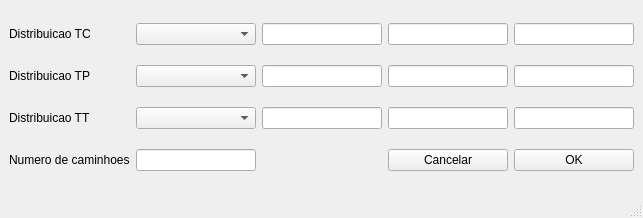
<?xml version="1.0" encoding="UTF-8"?>
<ui version="4.0">
 <class>JanelaConfiguracao</class>
 <widget class="QMainWindow" name="JanelaConfiguracao">
  <property name="windowModality">
   <enum>Qt::NonModal</enum>
  </property>
  <property name="geometry">
   <rect>
    <x>0</x>
    <y>0</y>
    <width>643</width>
    <height>218</height>
   </rect>
  </property>
  <property name="sizePolicy">
   <sizepolicy hsizetype="Preferred" vsizetype="Preferred">
    <horstretch>0</horstretch>
    <verstretch>0</verstretch>
   </sizepolicy>
  </property>
  <property name="windowTitle">
   <string>Configuracao</string>
  </property>
  <widget class="QWidget" name="centralwidget">
   <layout class="QGridLayout" name="gridLayout">
    <item row="2" column="0">
     <widget class="QLabel" name="label_3">
      <property name="text">
       <string>Distribuicao TT</string>
      </property>
     </widget>
    </item>
    <item row="1" column="1">
     <widget class="QComboBox" name="selecaoDistTP"/>
    </item>
    <item row="2" column="1">
     <widget class="QComboBox" name="selecaoDistTT"/>
    </item>
    <item row="0" column="0">
     <widget class="QLabel" name="label">
      <property name="text">
       <string>Distribuicao TC</string>
      </property>
     </widget>
    </item>
    <item row="3" column="0">
     <widget class="QLabel" name="label_4">
      <property name="text">
       <string>Numero de caminhoes</string>
      </property>
     </widget>
    </item>
    <item row="0" column="3">
     <widget class="QLineEdit" name="parametro2TC">
      <property name="sizePolicy">
       <sizepolicy hsizetype="Expanding" vsizetype="Preferred">
        <horstretch>0</horstretch>
        <verstretch>0</verstretch>
       </sizepolicy>
      </property>
     </widget>
    </item>
    <item row="0" column="1">
     <widget class="QComboBox" name="selecaoDistTC">
      <property name="editable">
       <bool>false</bool>
      </property>
      <property name="insertPolicy">
       <enum>QComboBox::InsertAlphabetically</enum>
      </property>
     </widget>
    </item>
    <item row="1" column="0">
     <widget class="QLabel" name="label_2">
      <property name="text">
       <string>Distribuicao TP</string>
      </property>
     </widget>
    </item>
    <item row="0" column="2">
     <widget class="QLineEdit" name="parametro1TC">
      <property name="sizePolicy">
       <sizepolicy hsizetype="Expanding" vsizetype="Preferred">
        <horstretch>0</horstretch>
        <verstretch>0</verstretch>
       </sizepolicy>
      </property>
      <property name="statusTip">
       <string/>
      </property>
     </widget>
    </item>
    <item row="0" column="4">
     <widget class="QLineEdit" name="parametro3TC">
      <property name="sizePolicy">
       <sizepolicy hsizetype="Expanding" vsizetype="Preferred">
        <horstretch>0</horstretch>
        <verstretch>0</verstretch>
       </sizepolicy>
      </property>
     </widget>
    </item>
    <item row="1" column="4">
     <widget class="QLineEdit" name="parametro3TP">
      <property name="sizePolicy">
       <sizepolicy hsizetype="Expanding" vsizetype="Preferred">
        <horstretch>0</horstretch>
        <verstretch>0</verstretch>
       </sizepolicy>
      </property>
     </widget>
    </item>
    <item row="1" column="3">
     <widget class="QLineEdit" name="parametro2TP">
      <property name="sizePolicy">
       <sizepolicy hsizetype="Expanding" vsizetype="Preferred">
        <horstretch>0</horstretch>
        <verstretch>0</verstretch>
       </sizepolicy>
      </property>
     </widget>
    </item>
    <item row="1" column="2">
     <widget class="QLineEdit" name="parametro1TP">
      <property name="sizePolicy">
       <sizepolicy hsizetype="Expanding" vsizetype="Preferred">
        <horstretch>0</horstretch>
        <verstretch>0</verstretch>
       </sizepolicy>
      </property>
     </widget>
    </item>
    <item row="2" column="2">
     <widget class="QLineEdit" name="parametro1TT">
      <property name="sizePolicy">
       <sizepolicy hsizetype="Expanding" vsizetype="Preferred">
        <horstretch>0</horstretch>
        <verstretch>0</verstretch>
       </sizepolicy>
      </property>
     </widget>
    </item>
    <item row="2" column="4">
     <widget class="QLineEdit" name="parametro3TT">
      <property name="sizePolicy">
       <sizepolicy hsizetype="Expanding" vsizetype="Preferred">
        <horstretch>0</horstretch>
        <verstretch>0</verstretch>
       </sizepolicy>
      </property>
     </widget>
    </item>
    <item row="2" column="3">
     <widget class="QLineEdit" name="parametro2TT">
      <property name="sizePolicy">
       <sizepolicy hsizetype="Expanding" vsizetype="Preferred">
        <horstretch>0</horstretch>
        <verstretch>0</verstretch>
       </sizepolicy>
      </property>
     </widget>
    </item>
    <item row="3" column="1">
     <widget class="QLineEdit" name="numeroEntidades">
      <property name="sizePolicy">
       <sizepolicy hsizetype="Expanding" vsizetype="Preferred">
        <horstretch>0</horstretch>
        <verstretch>0</verstretch>
       </sizepolicy>
      </property>
     </widget>
    </item>
    <item row="3" column="3">
     <widget class="QPushButton" name="botaoCancelar">
      <property name="text">
       <string>Cancelar</string>
      </property>
     </widget>
    </item>
    <item row="3" column="4">
     <widget class="QPushButton" name="botaoOK">
      <property name="text">
       <string>OK</string>
      </property>
     </widget>
    </item>
    <item row="3" column="2">
     <widget class="QLabel" name="EntradasOk">
      <property name="text">
       <string/>
      </property>
     </widget>
    </item>
   </layout>
  </widget>
  <widget class="QMenuBar" name="menubar">
   <property name="geometry">
    <rect>
     <x>0</x>
     <y>0</y>
     <width>643</width>
     <height>19</height>
    </rect>
   </property>
   <property name="nativeMenuBar">
    <bool>false</bool>
   </property>
  </widget>
  <widget class="QStatusBar" name="statusbar"/>
 </widget>
 <resources/>
 <connections/>
</ui>
